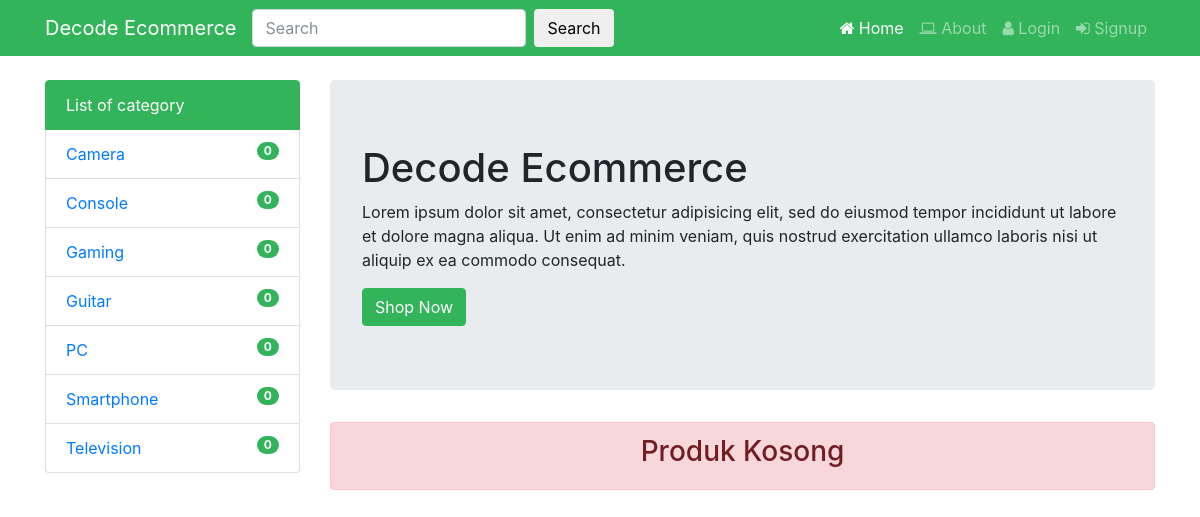
The page / on the database its author committed.
### tables this page shows
CREATE TABLE `tb_kategori` (
  `id_kategori` int(11) NOT NULL,
  `nama_kategori` varchar(50) NOT NULL
);

### partials/category.php (the view)
<div class="col-lg-3">
  <br>
     <ul class="list-group">
        <a href="#" class="list-group-item active">
            List of category
         </a>
               <?php
                    $query_kategori = $koneksi->query("SELECT * FROM tb_kategori ORDER BY nama_kategori ASC");
                    while($data_kategori = $query_kategori->fetch_assoc()){
                        $id_kategori = $data_kategori['id_kategori'];
                        $query_produk = $koneksi->query("SELECT * FROM tb_produk WHERE id_kategori=$id_kategori ");
                        ?>
                         <li class="list-group-item">
                            <a href="?category=<?=$data_kategori['id_kategori']?>"><?= $data_kategori['nama_kategori'] ?></a>
                                <span class="badge badge-default badge-pill badge-green float-right"><?= $query_produk->num_rows?></span>
                         </li>
                        <?php
                    }
                ?>
           </ul>
</div>

### index.php (shortened to what this page needs)
<?php
    require_once "lib/config.php";
 ?>
<!DOCTYPE html>
<html lang="en">
<head>
    <link href="vendor/bootstrap/css/bootstrap.min.css" rel="stylesheet">
    <link rel="stylesheet" type="text/css" href="css/font-awesome.min.css">
    <link href="css/shop-homepage.css" rel="stylesheet">
    <link rel="stylesheet" href="css/modal-login.css">
</head>
<body>
    <nav class="navbar navbar-expand-lg navbar-dark bg-green fixed-top">
        <div class="container">
            <?php
                    if(isset($_SESSION['user_login'])){
                        if ($_SESSION['user_login']['level_user'] == "Admin") {
                        ?>
                        <a class="navbar-brand" href="admin/index.php">Decode Ecommerce</a>
                        <?php
                        }
                        else{
                        ?>
                        <a class="navbar-brand" href="index.php">Decode Ecommerce</a>
                        <?php
                        }
                    }
                    else{
                        ?>
                        <a class="navbar-brand" href="index.php">Decode Ecommerce</a>
                        <?php
                    }
             ?>
            <div class="mx-auto">
                <form class="form-inline my-2 my-lg-0" method="GET">
                    <input class="form-control mr-sm-2" type="text" placeholder="Search" name="search">
                    <button class="btn my-2 my-sm-0" type="submit">Search</button>
                </form>
            </div>
            <div class="collapse navbar-collapse" id="navbarResponsive">
                <ul class="navbar-nav ml-auto">
                    <li class="nav-item active">
                        <a class="nav-link" href="index.php"><span class="fa fa-home"></span> Home
              </a>
                    </li>
                    <li class="nav-item">
                        <a class="nav-link" href="about.php"><span class="fa fa-laptop"></span> About</a>
                    </li>
                    <?php
                        if (isset($_SESSION['user_login'])) {
                            ?>
                            <li class="nav-item">
                                <a class="nav-link" href="info.php"><span class="fa fa-user"></span> <?=$_SESSION['user_login']['nama_user']?></a>
                            </li>
                            <li class="nav-item">
                                <a class="nav-link" href="cart.php"><span class="fa fa-shopping-cart"></span> Rp. <?=number_format($_SESSION['grand_total'])?></a>
                            </li>
                            <li class="nav-item">
                                <a href="admin/logout.php" class="nav-link"><span class="fa fa-sign-out"></span> Logout</a>
                            </li>
                            <?php
                        }
                        else{
                            ?>
                            <li class="nav-item">
                                <a class="nav-link" href="login.php"><span class="fa fa-user"></span> Login</a>
                            </li>
                            <li class="nav-item">
                                <a class="nav-link" href="signup.php"><span class="fa fa-sign-in"></span> Signup</a>
                            </li>
                            <?php
                        }
                     ?>
                </ul>
            </div>
        </div>
    </nav>
    <div class="container">
        <div class="row">
            <?php
          require('partials/category.php');
          require('partials/index_page.php');
        ?>
        </div>
    </div>
</body>
</html>

### partials/index_page.php
<?php
    if(!isset($_GET['category']) && !isset($_GET['search'])){
      ?>
      <div class="col-lg-9">
          <br>
          <div class="jumbotron">
            <h1>Decode Ecommerce</h1>
            <p>Lorem ipsum dolor sit amet, consectetur adipisicing elit, sed do eiusmod
            tempor incididunt ut labore et dolore magna aliqua. Ut enim ad minim veniam,
            quis nostrud exercitation ullamco laboris nisi ut aliquip ex ea commodo
            consequat. </p>
            <button class="btn btn-primary bg-green">Shop Now</button>
          </div>
          <div class="row">
            <?php
              $query_produk = $koneksi->query("SELECT * FROM tb_produk WHERE stok_produk > 0 ORDER BY tgl_produk DESC");
              if($query_produk->num_rows > 0){
                while($data_produk = $query_produk->fetch_assoc()){
                  ?>
                    <div class="col-lg-4 col-md-4 mb-4">
                          <div class="card h-100">
                            <a href="#"><img class="card-img-top" src="./product_image/<?= $data_produk['foto_produk']?>" alt=""></a>
                            <div class="card-body">
                              <h4 class="card-title">
                                <a href="detail.php?id=7" style="font-size:0.6em"><?=$data_produk['nama_produk']?></a>
                              </h4>
                              <h5 style="font-size:0.8em"><?=number_format($data_produk['harga_produk'])?></h5>
                               <a href="beli.php?id=<?=$data_produk['id_produk']?>"><button class="btn btn-success btn-sm mt-lg-2">Add to cart</button></a>
                              <a href="detail.php?id=<?=$data_produk['id_produk']?>"><button class="btn btn-primary mt-lg-2 btn-sm">Detail</button></a>
                            </div>
                            <div class="card-footer">
                              <small class="text-muted">Stok : <?=$data_produk['stok_produk']?></small>
                            </div>
                          </div>
                        </div>
                  <?php
                }
              }
              else{
                ?>
                <div class="col-lg-12 text-center">
                  <div class="alert alert-danger">
                    <h3>Produk Kosong</h3>
                  </div>
                </div>
                <?php
              }
             ?>
        </div>
      </div>
      <?php
    }
 ?>

### css/shop-homepage.css (style rules this page uses)
body { padding-top: 54px; }
@media (min-width: 992px) { body { padding-top: 56px; } }
.badge-green { background:#33b35a !important; color:white !important; }
button.bg-green { border-color:#33b35a !important; }
.bg-green,.list-group-item.active { background:#33b35a !important; }
.list-group-item.active { border-color:#33b35a !important; }

### css/modal-login.css (style rules this page uses)
ul { list-style-type: none; }
a { text-decoration: none; }

### rows shown on the page
tb_kategori: nama_kategori "Camera", num_rows "0"
tb_kategori: nama_kategori "Console", num_rows "0"
tb_kategori: nama_kategori "Gaming", num_rows "0"
tb_kategori: nama_kategori "Guitar", num_rows "0"
tb_kategori: nama_kategori "PC", num_rows "0"
tb_kategori: nama_kategori "Smartphone", num_rows "0"
tb_kategori: nama_kategori "Television", num_rows "0"
